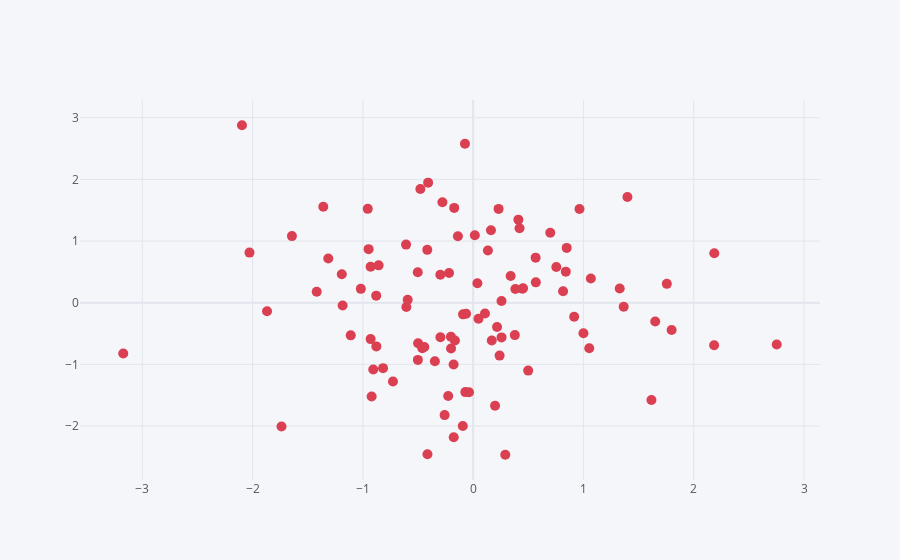

This figure's notebook cell:
### Code cell
df.iplot(kind='scatter',x='B',y='C',mode='markers',size=10,color='red')
